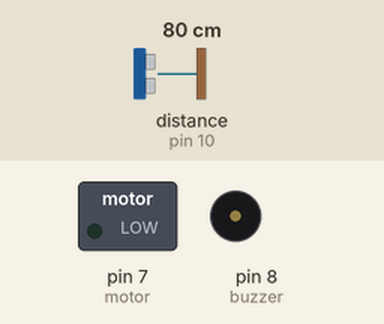
Bench run of a sketch on a simulated Arduino Uno, built with avr-gcc and run on an emulated ATmega328P. Shown: switched loads named in the sketch (green lamp = pin HIGH), buzzer (waves = sounding, pin HIGH). Wiring (inferred from the names in the program): ultrasonic range finder: trigger pin 9; echo pin 10. The inputs (shaded band) are chosen by the test bench; at power-on: distance to the obstacle (sensor on pin 10) 80 cm. The echo pulse lasts 58.3 µs per cm; pins used as bus, display or sensor lines are not drawn.

Above: at 1.2 s.
1.3 s: distance to the obstacle (sensor on pin 10) set to 54 cm
2.8 s: distance to the obstacle (sensor on pin 10) set to 46 cm
At 4.0 s:
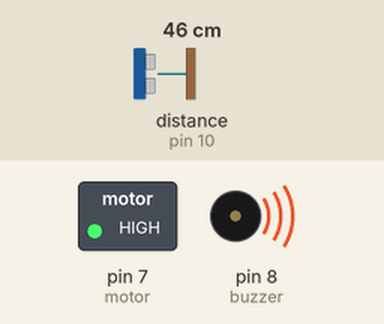
4.3 s: distance to the obstacle (sensor on pin 10) set to 60 cm
At 5.2 s:
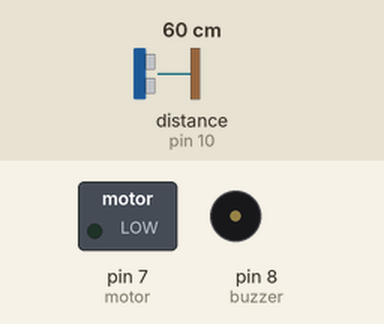
5.9 s: distance to the obstacle (sensor on pin 10) set to 2 cm
At 7.2 s:
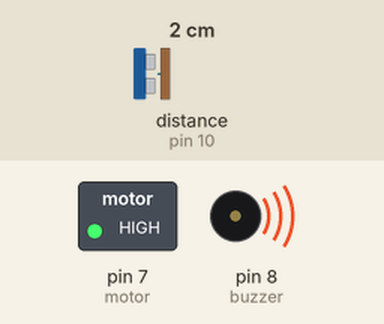
Timing chart, 0 to 8.4 s (numbered marks = the images above; inputs shaded):
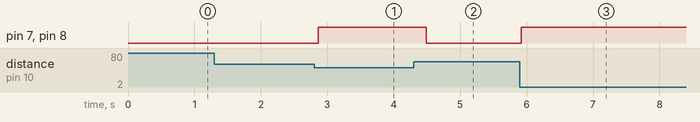

The sketch:

smart_stick.ino
```cpp
const int trigPin = 9;
const int echoPin = 10;
const int buzzer = 8;
const int motor = 7;

long duration;
int distance;

void setup() {
pinMode(trigPin, OUTPUT);
pinMode(echoPin, INPUT);
pinMode(buzzer, OUTPUT);
pinMode(motor, OUTPUT);
Serial.begin(9600);
}

void loop() {

digitalWrite(trigPin, LOW);
delayMicroseconds(2);

digitalWrite(trigPin, HIGH);
delayMicroseconds(10);
digitalWrite(trigPin, LOW);

duration = pulseIn(echoPin, HIGH);

distance = duration * 0.034 / 2;

if(distance < 50)
{
digitalWrite(buzzer, HIGH);
digitalWrite(motor, HIGH);
}
else
{
digitalWrite(buzzer, LOW);
digitalWrite(motor, LOW);
}

delay(200);
}
```

Measured:
- the behaviour switches between 51 and 50 cm on distance to the obstacle (sensor on pin 10) (found by bisection; images 0 and 1)
- after the input at 1.3 s, every drawn part: stays the same
- after the input at 2.8 s, pin 7 (motor), pin 8 (buzzer): LOW → HIGH after 0.07 s
- after the input at 4.3 s, pin 7 (motor), pin 8 (buzzer): HIGH → LOW after 0.19 s
- after the input at 5.9 s, pin 7 (motor), pin 8 (buzzer): LOW → HIGH at once
